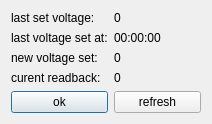
<?xml version="1.0" encoding="UTF-8"?>
<ui version="4.0">
 <class>Dialog</class>
 <widget class="QDialog" name="Dialog">
  <property name="geometry">
   <rect>
    <x>0</x>
    <y>0</y>
    <width>212</width>
    <height>118</height>
   </rect>
  </property>
  <property name="windowTitle">
   <string>SetVoltage</string>
  </property>
  <property name="locale">
   <locale language="English" country="UnitedStates"/>
  </property>
  <layout class="QGridLayout" name="gridLayout">
   <item row="0" column="1">
    <widget class="QLabel" name="label_lastSetVolt">
     <property name="text">
      <string>0</string>
     </property>
    </widget>
   </item>
   <item row="2" column="1">
    <widget class="QLabel" name="label_targetVoltage">
     <property name="text">
      <string>0</string>
     </property>
    </widget>
   </item>
   <item row="1" column="1">
    <widget class="QLabel" name="label_lastVoltageSetAt">
     <property name="text">
      <string>00:00:00</string>
     </property>
    </widget>
   </item>
   <item row="1" column="0">
    <widget class="QLabel" name="label_3">
     <property name="text">
      <string>last voltage set at:</string>
     </property>
    </widget>
   </item>
   <item row="3" column="0">
    <widget class="QLabel" name="label_2">
     <property name="text">
      <string>curent readback:</string>
     </property>
    </widget>
   </item>
   <item row="0" column="0">
    <widget class="QLabel" name="label">
     <property name="text">
      <string>last set voltage:</string>
     </property>
    </widget>
   </item>
   <item row="2" column="0">
    <widget class="QLabel" name="label_4">
     <property name="text">
      <string>new voltage set:</string>
     </property>
    </widget>
   </item>
   <item row="3" column="1">
    <widget class="QLabel" name="label_voltReadBack">
     <property name="text">
      <string>0</string>
     </property>
    </widget>
   </item>
   <item row="4" column="0">
    <widget class="QPushButton" name="pushButton_ok">
     <property name="text">
      <string>ok</string>
     </property>
    </widget>
   </item>
   <item row="4" column="1">
    <widget class="QPushButton" name="pushButton_refresh">
     <property name="text">
      <string>refresh</string>
     </property>
    </widget>
   </item>
  </layout>
 </widget>
 <resources/>
 <connections/>
</ui>
